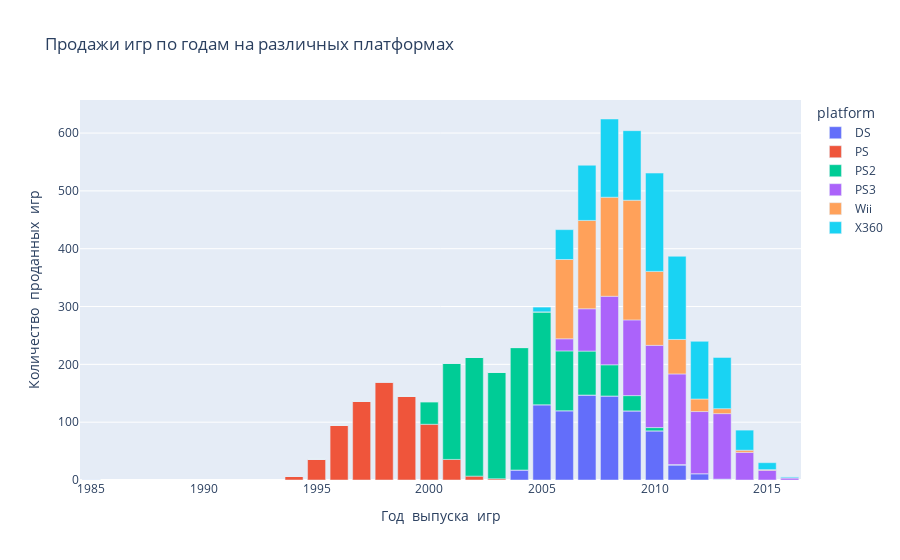

The notebook cell this image was saved under:
### Code cell
px.bar(platform_sales_sum_years,labels={'value':'Количество  проданных  игр',
                             'year_of_release':'Год  выпуска  игр'},
                              title='Продажи игр по годам на различных платформах')

### Figure 1 — Plotly figure (JSON) as saved in the notebook; plotly's stock layout.template omitted (floating-point values rounded to 4 significant figures)
{"data": [{"alignmentgroup": "True", "hovertemplate": "platform=DS<br>Год  выпуска  игр=%{x}<br>Количество  проданных  игр=%{y}<extra></extra>", "legendgroup": "DS", "marker": {"color": "#636efa", "pattern": {"shape": ""}}, "name": "DS", "offsetgroup": "DS", "orientation": "v", "showlegend": true, "textposition": "auto", "type": "bar", "x": [1985, 1994, 1995, 1996, 1997, 1998, 1999, 2000, 2001, 2002, 2003, 2004, 2005, 2006, 2007, 2008, 2009, 2010, 2011, 2012, 2013, 2014, 2015, 2016], "xaxis": "x", "y": [0.02, 0, 0, 0, 0, 0, 0, 0, 0, 0, 0, 17.27, 130.1, 119.8, 146.9, 145.3, 119.5, 85.02, 26.18, 11.01, 1.54, 0, 0, 0], "yaxis": "y"}, {"alignmentgroup": "True", "hovertemplate": "platform=PS<br>Год  выпуска  игр=%{x}<br>Количество  проданных  игр=%{y}<extra></extra>", "legendgroup": "PS", "marker": {"color": "#EF553B", "pattern": {"shape": ""}}, "name": "PS", "offsetgroup": "PS", "orientation": "v", "showlegend": true, "textposition": "auto", "type": "bar", "x": [1985, 1994, 1995, 1996, 1997, 1998, 1999, 2000, 2001, 2002, 2003, 2004, 2005, 2006, 2007, 2008, 2009, 2010, 2011, 2012, 2013, 2014, 2015, 2016], "xaxis": "x", "y": [0, 6.03, 35.96, 94.7, 136.2, 169.5, 144.5, 96.37, 35.59, 6.67, 2.07, 0, 0, 0, 0, 0, 0, 0, 0, 0, 0, 0, 0, 0], "yaxis": "y"}, {"alignmentgroup": "True", "hovertemplate": "platform=PS2<br>Год  выпуска  игр=%{x}<br>Количество  проданных  игр=%{y}<extra></extra>", "legendgroup": "PS2", "marker": {"color": "#00cc96", "pattern": {"shape": ""}}, "name": "PS2", "offsetgroup": "PS2", "orientation": "v", "showlegend": true, "textposition": "auto", "type": "bar", "x": [1985, 1994, 1995, 1996, 1997, 1998, 1999, 2000, 2001, 2002, 2003, 2004, 2005, 2006, 2007, 2008, 2009, 2010, 2011, 2012, 2013, 2014, 2015, 2016], "xaxis": "x", "y": [0, 0, 0, 0, 0, 0, 0, 39.17, 166.4, 205.4, 184.3, 211.8, 160.7, 103.4, 75.99, 53.9, 26.4, 5.64, 0.45, 0, 0, 0, 0, 0], "yaxis": "y"}, {"alignmentgroup": "True", "hovertemplate": "platform=PS3<br>Год  выпуска  игр=%{x}<br>Количество  проданных  игр=%{y}<extra></extra>", "legendgroup": "PS3", "marker": {"color": "#ab63fa", "pattern": {"shape": ""}}, "name": "PS3", "offsetgroup": "PS3", "orientation": "v", "showlegend": true, "textposition": "auto", "type": "bar", "x": [1985, 1994, 1995, 1996, 1997, 1998, 1999, 2000, 2001, 2002, 2003, 2004, 2005, 2006, 2007, 2008, 2009, 2010, 2011, 2012, 2013, 2014, 2015, 2016], "xaxis": "x", "y": [0, 0, 0, 0, 0, 0, 0, 0, 0, 0, 0, 0, 0, 20.96, 73.19, 118.5, 130.9, 142.2, 156.8, 107.4, 113.2, 47.76, 16.82, 3.6], "yaxis": "y"}, {"alignmentgroup": "True", "hovertemplate": "platform=Wii<br>Год  выпуска  игр=%{x}<br>Количество  проданных  игр=%{y}<extra></extra>", "legendgroup": "Wii", "marker": {"color": "#FFA15A", "pattern": {"shape": ""}}, "name": "Wii", "offsetgroup": "Wii", "orientation": "v", "showlegend": true, "textposition": "auto", "type": "bar", "x": [1985, 1994, 1995, 1996, 1997, 1998, 1999, 2000, 2001, 2002, 2003, 2004, 2005, 2006, 2007, 2008, 2009, 2010, 2011, 2012, 2013, 2014, 2015, 2016], "xaxis": "x", "y": [0, 0, 0, 0, 0, 0, 0, 0, 0, 0, 0, 0, 0, 137.1, 152.8, 171.3, 207.0, 128.0, 59.65, 21.71, 8.59, 3.75, 1.14, 0.18], "yaxis": "y"}, {"alignmentgroup": "True", "hovertemplate": "platform=X360<br>Год  выпуска  игр=%{x}<br>Количество  проданных  игр=%{y}<extra></extra>", "legendgroup": "X360", "marker": {"color": "#19d3f3", "pattern": {"shape": ""}}, "name": "X360", "offsetgroup": "X360", "orientation": "v", "showlegend": true, "textposition": "auto", "type": "bar", "x": [1985, 1994, 1995, 1996, 1997, 1998, 1999, 2000, 2001, 2002, 2003, 2004, 2005, 2006, 2007, 2008, 2009, 2010, 2011, 2012, 2013, 2014, 2015, 2016], "xaxis": "x", "y": [0, 0, 0, 0, 0, 0, 0, 0, 0, 0, 0, 0, 8.25, 51.62, 95.41, 135.3, 120.3, 170.0, 143.8, 99.74, 88.58, 34.74, 11.96, 1.52], "yaxis": "y"}], "layout": {"autosize": true, "barmode": "relative", "legend": {"title": {"text": "platform"}, "tracegroupgap": 0}, "title": {"text": "Продажи игр по годам на различных платформах"}, "xaxis": {"anchor": "y", "autorange": true, "domain": [0, 1], "range": [1984.0, 2016.0], "title": {"text": "Год  выпуска  игр"}, "type": "linear"}, "yaxis": {"anchor": "x", "autorange": true, "domain": [0, 1], "range": [0, 657.2], "title": {"text": "Количество  проданных  игр"}, "type": "linear"}}}
